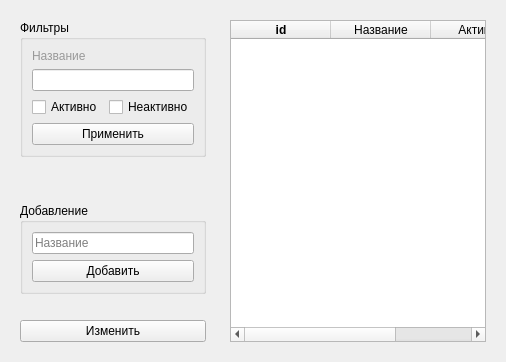
            <widget class="QWidget" name="tab_10">
             <attribute name="title">
              <string>Статус заявки</string>
             </attribute>
             <layout class="QVBoxLayout" name="verticalLayout_24">
              <item>
               <widget class="QWidget" name="widget_16" native="true">
                <layout class="QGridLayout" name="gridLayout_13">
                 <property name="leftMargin">
                  <number>0</number>
                 </property>
                 <property name="topMargin">
                  <number>0</number>
                 </property>
                 <property name="rightMargin">
                  <number>0</number>
                 </property>
                 <property name="bottomMargin">
                  <number>0</number>
                 </property>
                 <property name="verticalSpacing">
                  <number>0</number>
                 </property>
                 <item row="0" column="0">
                  <widget class="QWidget" name="widget_17" native="true">
                   <property name="maximumSize">
                    <size>
                     <width>400</width>
                     <height>16777215</height>
                    </size>
                   </property>
                   <layout class="QVBoxLayout" name="verticalLayout_21">
                    <item>
                     <widget class="QGroupBox" name="groupBox_9">
                      <property name="title">
                       <string>Фильтры</string>
                      </property>
                      <layout class="QGridLayout" name="gridLayout_12">
                       <item row="0" column="0">
                        <widget class="QLabel" name="label_23">
                         <property name="styleSheet">
                          <string notr="true">color: rgb(153, 153, 153);</string>
                         </property>
                         <property name="text">
                          <string>Название</string>
                         </property>
                         <property name="margin">
                          <number>4</number>
                         </property>
                        </widget>
                       </item>
                       <item row="1" column="0" colspan="2">
                        <widget class="QLineEdit" name="nameWorkPlanStatusEdit"/>
                       </item>
                       <item row="4" column="0" colspan="2">
                        <widget class="QPushButton" name="acceptFilterWorkPlanStatusBtn">
                         <property name="text">
                          <string>Применить</string>
                         </property>
                        </widget>
                       </item>
                       <item row="2" column="0">
                        <widget class="QCheckBox" name="activeWorkPlanStatusBtn">
                         <property name="text">
                          <string>Активно</string>
                         </property>
                        </widget>
                       </item>
                       <item row="2" column="1">
                        <widget class="QCheckBox" name="inactiveWorkPlanStatusBtn">
                         <property name="text">
                          <string>Неактивно</string>
                         </property>
                        </widget>
                       </item>
                      </layout>
                     </widget>
                    </item>
                    <item>
                     <spacer name="verticalSpacer_5">
                      <property name="orientation">
                       <enum>Qt::Vertical</enum>
                      </property>
                      <property name="sizeType">
                       <enum>QSizePolicy::MinimumExpanding</enum>
                      </property>
                      <property name="sizeHint" stdset="0">
                       <size>
                        <width>20</width>
                        <height>40</height>
                       </size>
                      </property>
                     </spacer>
                    </item>
                    <item>
                     <widget class="QGroupBox" name="groupBox_10">
                      <property name="title">
                       <string>Добавление</string>
                      </property>
                      <layout class="QVBoxLayout" name="verticalLayout_22">
                       <item>
                        <widget class="QLineEdit" name="workPlanStatusLineEdit">
                         <property name="placeholderText">
                          <string>Название</string>
                         </property>
                        </widget>
                       </item>
                       <item>
                        <widget class="QPushButton" name="addWorkPlanStatusBtn">
                         <property name="text">
                          <string>Добавить</string>
                         </property>
                        </widget>
                       </item>
                      </layout>
                     </widget>
                    </item>
                    <item>
                     <spacer name="horizontalSpacer_5">
                      <property name="orientation">
                       <enum>Qt::Horizontal</enum>
                      </property>
                      <property name="sizeHint" stdset="0">
                       <size>
                        <width>40</width>
                        <height>20</height>
                       </size>
                      </property>
                     </spacer>
                    </item>
                    <item>
                     <widget class="QPushButton" name="updateWorkPlanStatusBtn">
                      <property name="text">
                       <string>Изменить</string>
                      </property>
                     </widget>
                    </item>
                   </layout>
                  </widget>
                 </item>
                 <item row="0" column="1">
                  <widget class="QWidget" name="widget_18" native="true">
                   <layout class="QVBoxLayout" name="verticalLayout_23">
                    <item>
                     <widget class="QTableWidget" name="WorkPlanStatusTableWidget">
                      <property name="layoutDirection">
                       <enum>Qt::LeftToRight</enum>
                      </property>
                      <property name="styleSheet">
                       <string notr="true"/>
                      </property>
                      <property name="editTriggers">
                       <set>QAbstractItemView::NoEditTriggers</set>
                      </property>
                      <property name="alternatingRowColors">
                       <bool>false</bool>
                      </property>
                      <property name="selectionMode">
                       <enum>QAbstractItemView::SingleSelection</enum>
                      </property>
                      <property name="selectionBehavior">
                       <enum>QAbstractItemView::SelectRows</enum>
                      </property>
                      <attribute name="horizontalHeaderCascadingSectionResizes">
                       <bool>true</bool>
                      </attribute>
                      <attribute name="horizontalHeaderShowSortIndicator" stdset="0">
                       <bool>true</bool>
                      </attribute>
                      <attribute name="horizontalHeaderStretchLastSection">
                       <bool>false</bool>
                      </attribute>
                      <column>
                       <property name="text">
                        <string>id</string>
                       </property>
                       <property name="font">
                        <font>
                         <weight>75</weight>
                         <bold>true</bold>
                        </font>
                       </property>
                       <property name="textAlignment">
                        <set>AlignCenter</set>
                       </property>
                      </column>
                      <column>
                       <property name="text">
                        <string>Название</string>
                       </property>
                       <property name="textAlignment">
                        <set>AlignCenter</set>
                       </property>
                      </column>
                      <column>
                       <property name="text">
                        <string>Активно</string>
                       </property>
                       <property name="textAlignment">
                        <set>AlignCenter</set>
                       </property>
                      </column>
                     </widget>
                    </item>
                   </layout>
                  </widget>
                 </item>
                </layout>
               </widget>
              </item>
             </layout>
            </widget>
